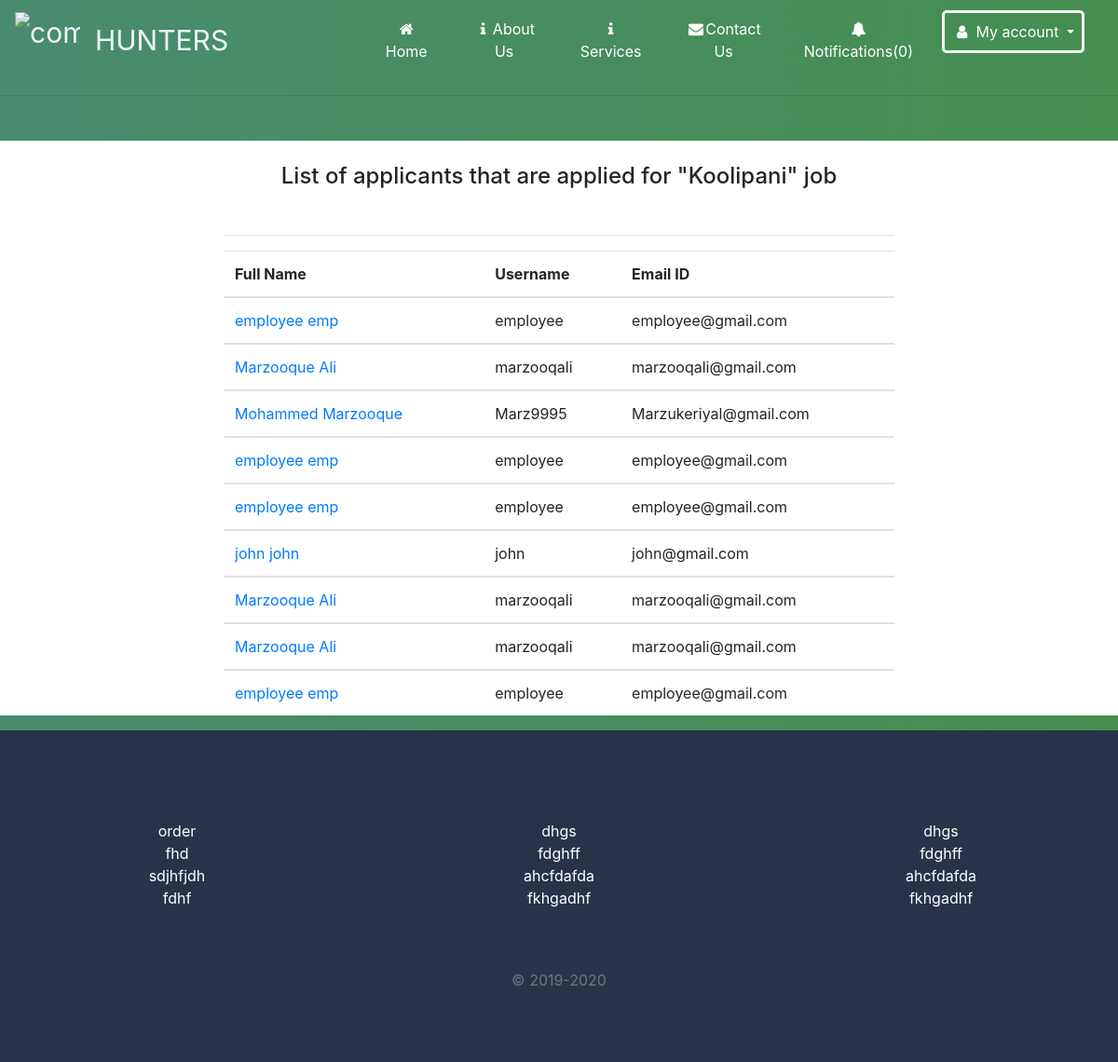
Page /job/5 (signed in) on the committed database.
### home/models.py (models this page shows, shortened)
class JobPosting(models.Model):
    created_by = models.ForeignKey(User,related_name='jobs', on_delete=models.CASCADE,
                        null=True ,  editable=False, blank=True)
    title = models.CharField(max_length=100)
    company_name = models.CharField(max_length=200)
    employment_status = models.CharField(choices=JOB_TYPE, max_length=10)
    vacancy = models.CharField(max_length=10, null=True)
    gender = models.CharField(choices=GENDER, max_length=30, null=True)
    category = models.CharField(choices=CATEGORY, max_length=30)
    description = models.TextField()
    responsibilities = models.TextField()
    experience = models.CharField(max_length=100)
    job_location = models.CharField(max_length=120)
    Salary = models.CharField(max_length=100, null=True, blank=True)
    application_deadline = models.DateTimeField()
    published_on = models.DateTimeField(auto_now_add=True)
    class Meta:
        ordering=['-published_on']

class Application(models.Model):
    job = models.ForeignKey(JobPosting,related_name='applications',on_delete=models.CASCADE)
    content=models.CharField( max_length=300)
    experiance=models.CharField(max_length=300)
    created_by = models.ForeignKey(User,related_name='applications', on_delete=models.CASCADE,
                        null=True ,  editable=False, blank=True)
    created_at = models.DateTimeField(auto_now_add=True)

### home/views.py (the view)
# urls.py: path('job/<int:id>',views.view_postedjob,name='view_postedjob'),
def view_postedjob(request,id):
    job=get_object_or_404(JobPosting,pk=id, created_by=request.user)
    return render (request,"postedjob.html",{'job':job})

### home/context_processors.py (called while the page is built)
def notification(request):
    if request.user.is_authenticated:
        return {'notifications':request.user.notifications.filter(is_read=False)}
    else:
        return {'notifications':[]}

### templates/postedjob.html (shortened to what this page needs)
{% include 'navbar.html' %}
<section>
<h4 class="text-center m-5 pt-4  " >List of applicants that are applied for "{{job.title}}" job</h4> <hr>
    <table class="table col-sm-12" cellspacing="0">
                                    <thead>
                                        <tr>
                                            <th>Full Name</th>
                                            <th>Username</th>
                                            <th>Email ID</th>
                                        </tr>
                                    </thead>
                                    {% for application in job.applications.all%}
                                    <tbody>
                                        <tr>
                                            <td><a href="{% url 'view_application' application.id%}">{{application.created_by.get_full_name}}</a></td>
                                            <td>{{application.created_by.username}}</td>
                                            <td>{{application.created_by.email}}</td>
                                        </tr>
                                    </tbody>
{% empty %}
   <p class= "text-center m-5 text-warning border py-5 ">Currently no one has applied for this Job </p>
{% endfor %}
  </table>
</section>
{% include 'footer.html' %}

### templates/postedjob.html (style rules this page uses)
body { background: -webkit-linear-gradient(left, #498b70, #458f4f); }
section { background:white; padding:0% 20% 0% 20%; }

### rows in the picture
JobPosting: title "Koolipani"
Application: created_by.get_full_name "employee emp", created_by.username "employee", created_by.email "employee@gmail.com"
Application: created_by.get_full_name "Marzooque Ali", created_by.username "marzooqali", created_by.email "marzooqali@gmail.com"
Application: created_by.get_full_name "Mohammed Marzooque", created_by.username "Marz9995", created_by.email "Marzukeriyal@gmail.com"
Application: created_by.get_full_name "employee emp", created_by.username "employee", created_by.email "employee@gmail.com"
Application: created_by.get_full_name "employee emp", created_by.username "employee", created_by.email "employee@gmail.com"
Application: created_by.get_full_name "john john", created_by.username "john", created_by.email "john@gmail.com"
Application: created_by.get_full_name "Marzooque Ali", created_by.username "marzooqali", created_by.email "marzooqali@gmail.com"
Application: created_by.get_full_name "Marzooque Ali", created_by.username "marzooqali", created_by.email "marzooqali@gmail.com"
Application: created_by.get_full_name "employee emp", created_by.username "employee", created_by.email "employee@gmail.com"

### other values in the picture
{{ notifications.count }} "0"
